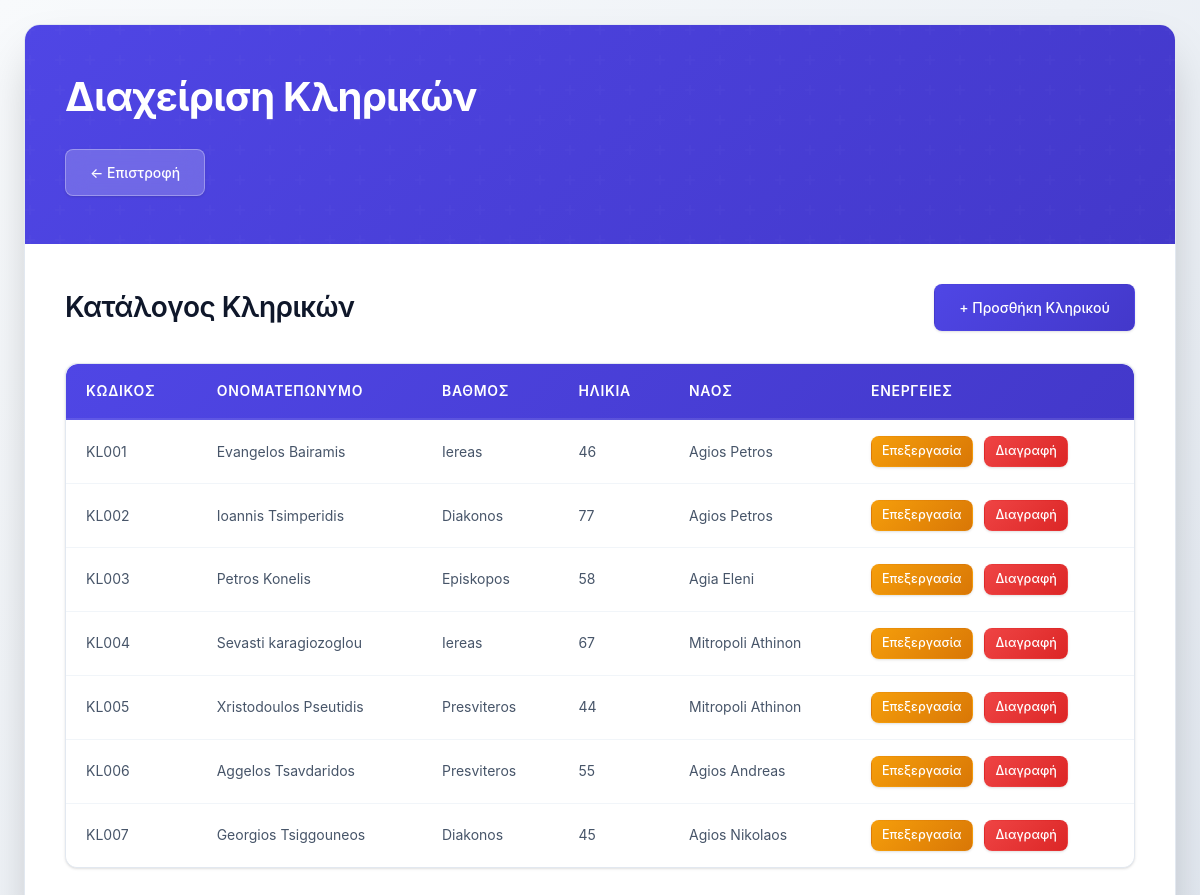
The app's page /klirikos.php with its own data.
### tables this page shows
CREATE TABLE KLHRIKOS (
    kodikos_klirikou CHAR(5) PRIMARY KEY,
    onomateponymo    VARCHAR(50) NOT NULL,
    vathmos          VARCHAR(20) NOT NULL,
    ilikia           INT,
    kodikos_naou     INT NOT NULL,
    FOREIGN KEY (kodikos_naou) REFERENCES NAOS(kodikos_naou) ON DELETE RESTRICT
);

CREATE TABLE NAOS (
    kodikos_naou     INT PRIMARY KEY,
    onoma            VARCHAR(40) NOT NULL,
    xoritikotita     INT NOT NULL,
    etos_kataskevis  INT,
    kodikos_enorias  INT NOT NULL,
    FOREIGN KEY (kodikos_enorias) REFERENCES ENORIA(kodikos_enorias) ON DELETE RESTRICT
);

### klirikos.php (the view, shortened to what this page needs)
<?php
require_once 'config.php';
$sql = "SELECT k.*, n.onoma as onoma_naou
        FROM KLHRIKOS k
        JOIN NAOS n ON k.kodikos_naou = n.kodikos_naou
        ORDER BY k.kodikos_klirikou";
$result = $conn->query($sql);
?>
<!DOCTYPE html>
<html lang="el">
<head>
    <link rel="stylesheet" href="css/style.css?v=3">
</head>
<body>
    <div class="container">
        <header>
            <h1>Διαχείριση Κληρικών</h1>
            <a href="index.php" class="btn btn-primary" style="margin-top: 20px;">← Επιστροφή</a>
        </header>
        <div class="content-section">
            <div class="section-header">
                <h2>Κατάλογος Κληρικών</h2>
                <button class="btn btn-primary" onclick="showModal('addModal')">
                    + Προσθήκη Κληρικού
                </button>
            </div>
            <?php if ($result && $result->num_rows > 0): ?>
                <table class="data-table">
                    <thead>
                        <tr>
                            <th>Κωδικός</th>
                            <th>Ονοματεπώνυμο</th>
                            <th>Βαθμός</th>
                            <th>Ηλικία</th>
                            <th>Ναός</th>
                            <th>Ενέργειες</th>
                        </tr>
                    </thead>
                    <tbody>
                        <?php while ($row = $result->fetch_assoc()): ?>
                            <tr>
                                <td><?php echo htmlspecialchars($row['kodikos_klirikou']); ?></td>
                                <td><?php echo htmlspecialchars($row['onomateponymo']); ?></td>
                                <td><?php echo htmlspecialchars($row['vathmos']); ?></td>
                                <td><?php echo $row['ilikia'] ? htmlspecialchars($row['ilikia']) : '-'; ?></td>
                                <td><?php echo htmlspecialchars($row['onoma_naou']); ?></td>
                                <td>
                                    <a href="?edit=1&id=<?php echo urlencode($row['kodikos_klirikou']); ?>" class="btn btn-warning" style="padding: 5px 10px; font-size: 0.9em;">Επεξεργασία</a>
                                    <a href="?delete=1&id=<?php echo urlencode($row['kodikos_klirikou']); ?>"
                                       class="btn btn-danger"
                                       style="padding: 5px 10px; font-size: 0.9em;"
                                       onclick="return confirmDelete('Είστε σίγουροι ότι θέλετε να διαγράψετε τον κληρικό <?php echo htmlspecialchars($row['onomateponymo']); ?>;');">
                                        Διαγραφή
                                    </a>
                                </td>
                            </tr>
                        <?php endwhile; ?>
                    </tbody>
                </table>
            <?php endif; ?>
        </div>
    </div>
</body>
</html>

### records on screen
klhrikos: kodikos_klirikou "KL001", onomateponymo "Evangelos Bairamis", vathmos "Iereas", ilikia "46", kodikos_naou.onoma "Agios Petros"
klhrikos: kodikos_klirikou "KL002", onomateponymo "Ioannis Tsimperidis", vathmos "Diakonos", ilikia "77", kodikos_naou.onoma "Agios Petros"
klhrikos: kodikos_klirikou "KL003", onomateponymo "Petros Konelis", vathmos "Episkopos", ilikia "58", kodikos_naou.onoma "Agia Eleni"
klhrikos: kodikos_klirikou "KL004", onomateponymo "Sevasti karagiozoglou", vathmos "Iereas", ilikia "67", kodikos_naou.onoma "Mitropoli Athinon"
klhrikos: kodikos_klirikou "KL005", onomateponymo "Xristodoulos Pseutidis", vathmos "Presviteros", ilikia "44", kodikos_naou.onoma "Mitropoli Athinon"
klhrikos: kodikos_klirikou "KL006", onomateponymo "Aggelos Tsavdaridos", vathmos "Presviteros", ilikia "55", kodikos_naou.onoma "Agios Andreas"
klhrikos: kodikos_klirikou "KL007", onomateponymo "Georgios Tsiggouneos", vathmos "Diakonos", ilikia "45", kodikos_naou.onoma "Agios Nikolaos"
